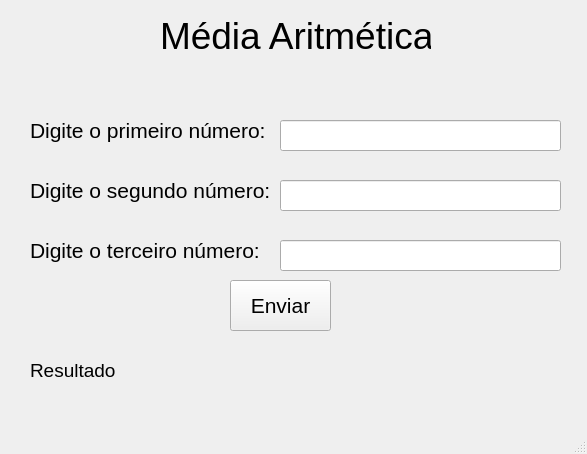
<?xml version="1.0" encoding="UTF-8"?>
<ui version="4.0">
 <class>MainWindow</class>
 <widget class="QMainWindow" name="MainWindow">
  <property name="geometry">
   <rect>
    <x>0</x>
    <y>0</y>
    <width>587</width>
    <height>454</height>
   </rect>
  </property>
  <property name="windowTitle">
   <string>MainWindow</string>
  </property>
  <widget class="QWidget" name="centralwidget">
   <widget class="QLineEdit" name="lineEditNumero2">
    <property name="geometry">
     <rect>
      <x>280</x>
      <y>180</y>
      <width>281</width>
      <height>31</height>
     </rect>
    </property>
   </widget>
   <widget class="QLabel" name="label_3">
    <property name="geometry">
     <rect>
      <x>30</x>
      <y>170</y>
      <width>241</width>
      <height>41</height>
     </rect>
    </property>
    <property name="font">
     <font>
      <pointsize>16</pointsize>
     </font>
    </property>
    <property name="text">
     <string>Digite o segundo número:</string>
    </property>
   </widget>
   <widget class="QLabel" name="labelResulatdo">
    <property name="geometry">
     <rect>
      <x>30</x>
      <y>350</y>
      <width>531</width>
      <height>41</height>
     </rect>
    </property>
    <property name="font">
     <font>
      <pointsize>14</pointsize>
     </font>
    </property>
    <property name="text">
     <string>Resultado</string>
    </property>
   </widget>
   <widget class="QLabel" name="label">
    <property name="geometry">
     <rect>
      <x>160</x>
      <y>10</y>
      <width>271</width>
      <height>51</height>
     </rect>
    </property>
    <property name="font">
     <font>
      <pointsize>28</pointsize>
     </font>
    </property>
    <property name="text">
     <string>Média Aritmética</string>
    </property>
   </widget>
   <widget class="QLabel" name="label_2">
    <property name="geometry">
     <rect>
      <x>30</x>
      <y>110</y>
      <width>241</width>
      <height>41</height>
     </rect>
    </property>
    <property name="font">
     <font>
      <pointsize>16</pointsize>
     </font>
    </property>
    <property name="text">
     <string>Digite o primeiro número:</string>
    </property>
   </widget>
   <widget class="QLineEdit" name="lineEditNumero1">
    <property name="geometry">
     <rect>
      <x>280</x>
      <y>120</y>
      <width>281</width>
      <height>31</height>
     </rect>
    </property>
   </widget>
   <widget class="QLabel" name="label_4">
    <property name="geometry">
     <rect>
      <x>30</x>
      <y>230</y>
      <width>241</width>
      <height>41</height>
     </rect>
    </property>
    <property name="font">
     <font>
      <pointsize>16</pointsize>
     </font>
    </property>
    <property name="text">
     <string>Digite o terceiro número:</string>
    </property>
   </widget>
   <widget class="QLineEdit" name="lineEditNumero3">
    <property name="geometry">
     <rect>
      <x>280</x>
      <y>240</y>
      <width>281</width>
      <height>31</height>
     </rect>
    </property>
    <property name="text">
     <string/>
    </property>
   </widget>
   <widget class="QPushButton" name="pushButtonEnviar">
    <property name="geometry">
     <rect>
      <x>230</x>
      <y>280</y>
      <width>101</width>
      <height>51</height>
     </rect>
    </property>
    <property name="font">
     <font>
      <pointsize>16</pointsize>
     </font>
    </property>
    <property name="text">
     <string>Enviar</string>
    </property>
   </widget>
  </widget>
  <widget class="QMenuBar" name="menubar">
   <property name="geometry">
    <rect>
     <x>0</x>
     <y>0</y>
     <width>587</width>
     <height>21</height>
    </rect>
   </property>
  </widget>
  <widget class="QStatusBar" name="statusbar"/>
 </widget>
 <resources/>
 <connections/>
</ui>
